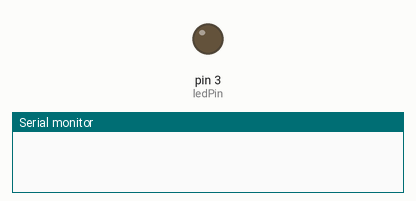
This sketch was run on a simulated Arduino Uno, built with avr-gcc and run on an emulated ATmega328P. Parts: output pins drawn as LEDs (lit = HIGH), the last lines printed to the serial monitor.

Above: at 1.0 s.
At 7.0 s:
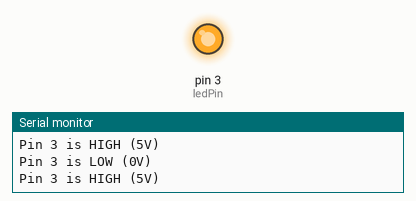
Timing chart, 0 to 9.2 s (numbered marks = the images above):
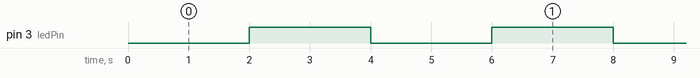

Measured:
- by itself, pin 3 (ledPin): alternates HIGH for 2.0 s and LOW for 2.0 s

The sketch:

Blink_with_serial.ino
```cpp
const int ledPin =  3;// the number of the LED pin


int ledState = LOW;

unsigned long previousMillis = 0;        // will store last time LED was updated

const long interval = 2000;           // interval at which to blink (milliseconds)

void setup() {
  pinMode(ledPin, OUTPUT);
  Serial.begin(9600);
}

void loop() {

  unsigned long currentMillis = millis();

  if (currentMillis - previousMillis >= interval)
  {
    previousMillis = currentMillis;
    if (ledState == LOW)
    {
      ledState = HIGH;
      Serial.println("Pin 3 is HIGH (5V)");
    }
    else
    {
      ledState = LOW;
      Serial.println("Pin 3 is LOW (0V)");
    }
    digitalWrite(ledPin, ledState);
  }
}
```
